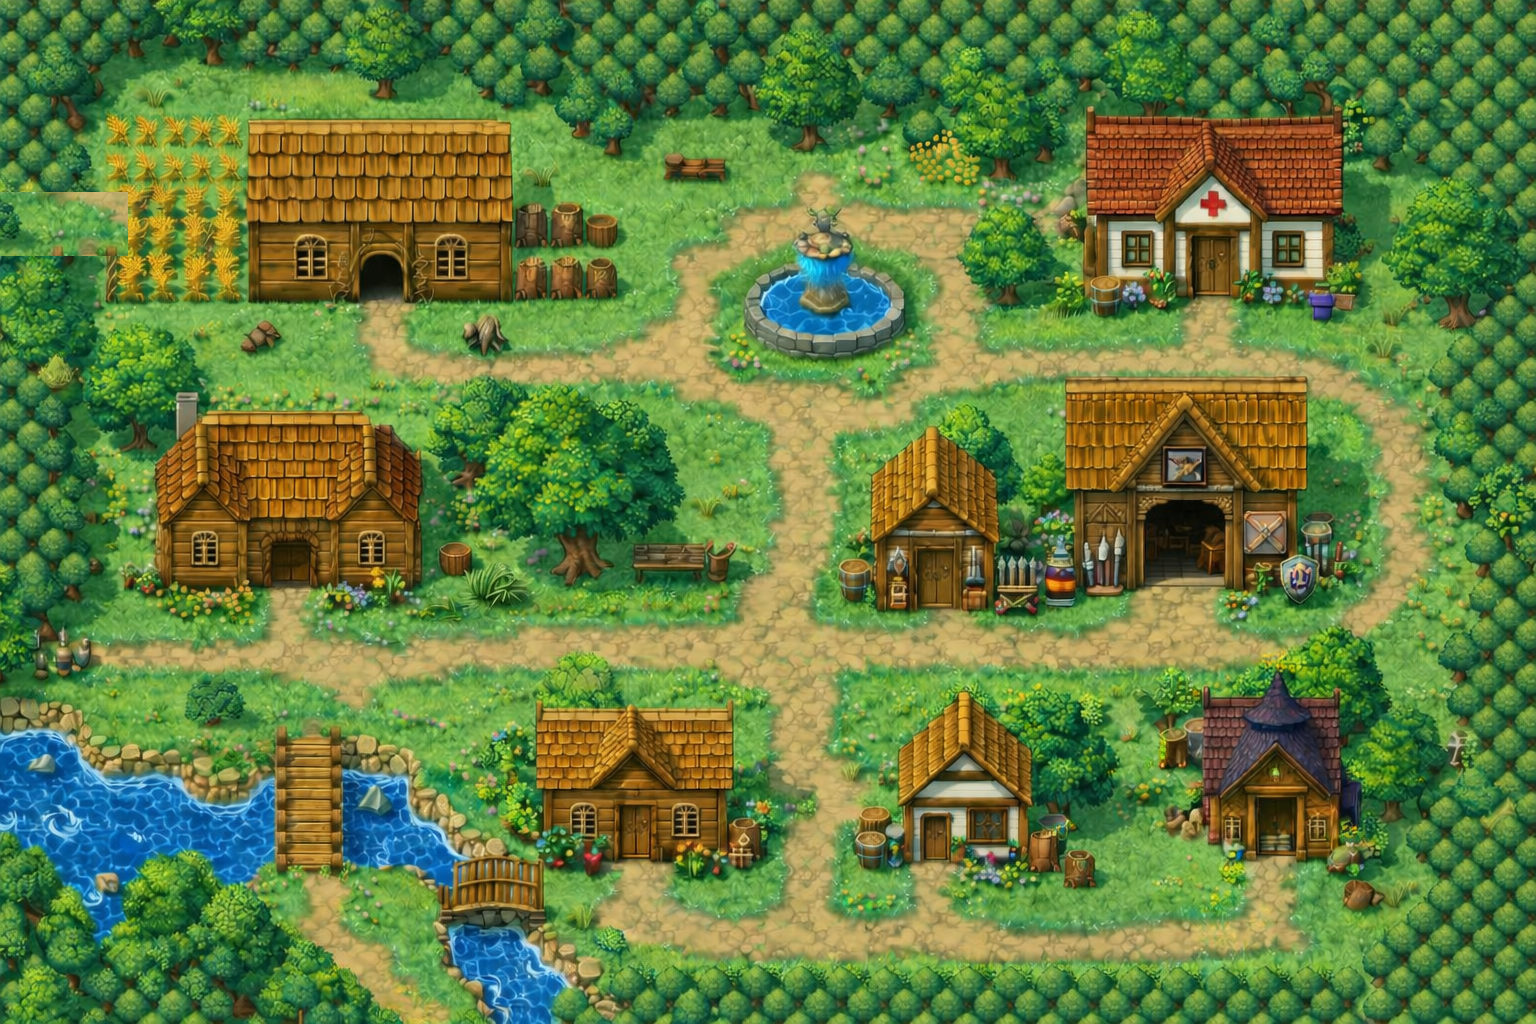

This game map was drawn from its Tiled (.tmx) file and the tilesets committed beside it. A one-line description and the trimmed map source follow:
An orthogonal 48x32 tile map with 32x32 px tiles, 1 tile layer (mapa) and 44 objects.

<map version="1.10" tiledversion="1.11.2" orientation="orthogonal" renderorder="right-down" width="48" height="32" tilewidth="32" tileheight="32" infinite="0" nextlayerid="5" nextobjectid="46">
 <editorsettings>
  <export target="world/pueblo.json" format="json" />
 </editorsettings>
 <tileset firstgid="1" source="pueblo.tsx" />
 <layer id="1" name="mapa" width="48" height="32">
  <data>[1536 cells, 1536 non-empty, 1528 distinct tile ids]</data>
 </layer>
 <objectgroup color="#ff0000" id="2" name="colission">
  <object id="1" x="0" y="0" width="1532.85" height="59.176" />
  <object id="3" x="7.63562" y="68.7206" width="112.625" height="122.17" />
  <object id="4" x="7.63562" y="259.611" width="122.17" height="763.562" />
  <object id="5" x="114.534" y="868.552" width="150.803" height="167.984" />
  <object id="6" x="257.702" y="927.728" width="61.0849" height="95.4452" />
  <object id="7" x="320.696" y="952.543" width="32.4514" height="70.6295" />
  <object id="8" x="362.692" y="979.268" width="13.3623" height="47.7226" />
  <object id="9" x="614.667" y="962.088" width="933.454" height="70.6295" />
  <object id="10" x="452.41" y="929.636" width="125.988" height="99.263" />
  <object id="11" x="358.874" y="773.106" width="83.9918" height="87.8096" />
  <object id="12" x="0" y="773.106" width="257.702" height="85.9007" />
  <object id="13" x="1383.96" y="832.282" width="152.712" height="124.079" />
  <object id="14" x="1452.68" y="62.9938" width="91.6274" height="759.744" />
  <object id="15" x="1320.96" y="64.9028" width="135.532" height="99.263" />
  <object id="16" x="326.423" y="66.8117" width="1000.27" height="53.4493" />
  <object id="17" x="838.009" y="965.906" width="106.899" height="61.0849" />
  <object id="18" x="439.048" y="433.321" width="225.251" height="160.348" />
  <object id="19" x="1299.96" y="628.03" width="64.9028" height="68.7206" />
  <object id="20" x="1357.23" y="700.568" width="76.3562" height="118.352" />
  <object id="21" x="1013.63" y="708.204" width="93.5363" height="104.99" />
  <object id="22" x="542.129" y="715.839" width="66.8117" height="135.532" />
  <object id="23" x="601.305" y="715.839" width="131.714" height="80.174" />
  <object id="24" x="666.208" y="794.104" width="59.176" height="72.5384" />
  <object id="25" x="963.997" y="715.839" width="68.7206" height="137.441" />
  <object id="26" x="904.821" y="742.564" width="68.7206" height="64.9028" />
  <object id="27" x="1214.06" y="702.477" width="40.087" height="137.441" />
  <object id="28" x="1303.78" y="706.295" width="32.4514" height="156.53" />
  <object id="29" x="1256.06" y="692.932" width="40.087" height="101.172" />
  <object id="30" x="1070.9" y="410.414" width="68.7206" height="166.075" />
  <object id="31" x="1147.25" y="381.781" width="137.441" height="110.716" />
  <object id="32" x="1221.7" y="494.406" width="68.7206" height="66.8117" />
  <object id="33" x="1101.44" y="124.079" width="80.174" height="169.892" />
  <object id="34" x="1175.89" y="124.079" width="91.6274" height="99.263" />
  <object id="35" x="1257.97" y="133.623" width="74.4473" height="156.53" />
  <object id="36" x="248.158" y="131.714" width="91.6274" height="171.801" />
  <object id="37" x="347.421" y="129.806" width="57.2671" height="118.352" />
  <object id="38" x="410.414" y="127.897" width="91.6274" height="169.892" />
  <object id="39" x="883.823" y="429.504" width="108.808" height="177.528" />
  <object id="40" x="160.348" y="477.226" width="101.172" height="145.077" />
  <object id="41" x="181.346" y="419.959" width="232.886" height="141.259" />
  <object id="42" x="324.514" y="563.127" width="89.7185" height="57.2671" />
 </objectgroup>
 <objectgroup color="#00aa00" id="4" name="puertas">
  <object id="43" x="9.54452" y="194.708" width="118.352" height="59.176">
   <properties>
    <property name="map" value="maps/world/town_01.json" />
   </properties>
  </object>
  <object id="44" x="1152.98" y="505.86" width="64.9028" height="72.5384">
   <properties>
    <property name="map" value="maps/world/army.json" />
   </properties>
  </object>
  <object id="45" x="1191.16" y="232.886" width="53.4493" height="57.2671">
   <properties>
    <property name="map" value="maps/world/inn.json" />
   </properties>
  </object>
 </objectgroup>
</map>
